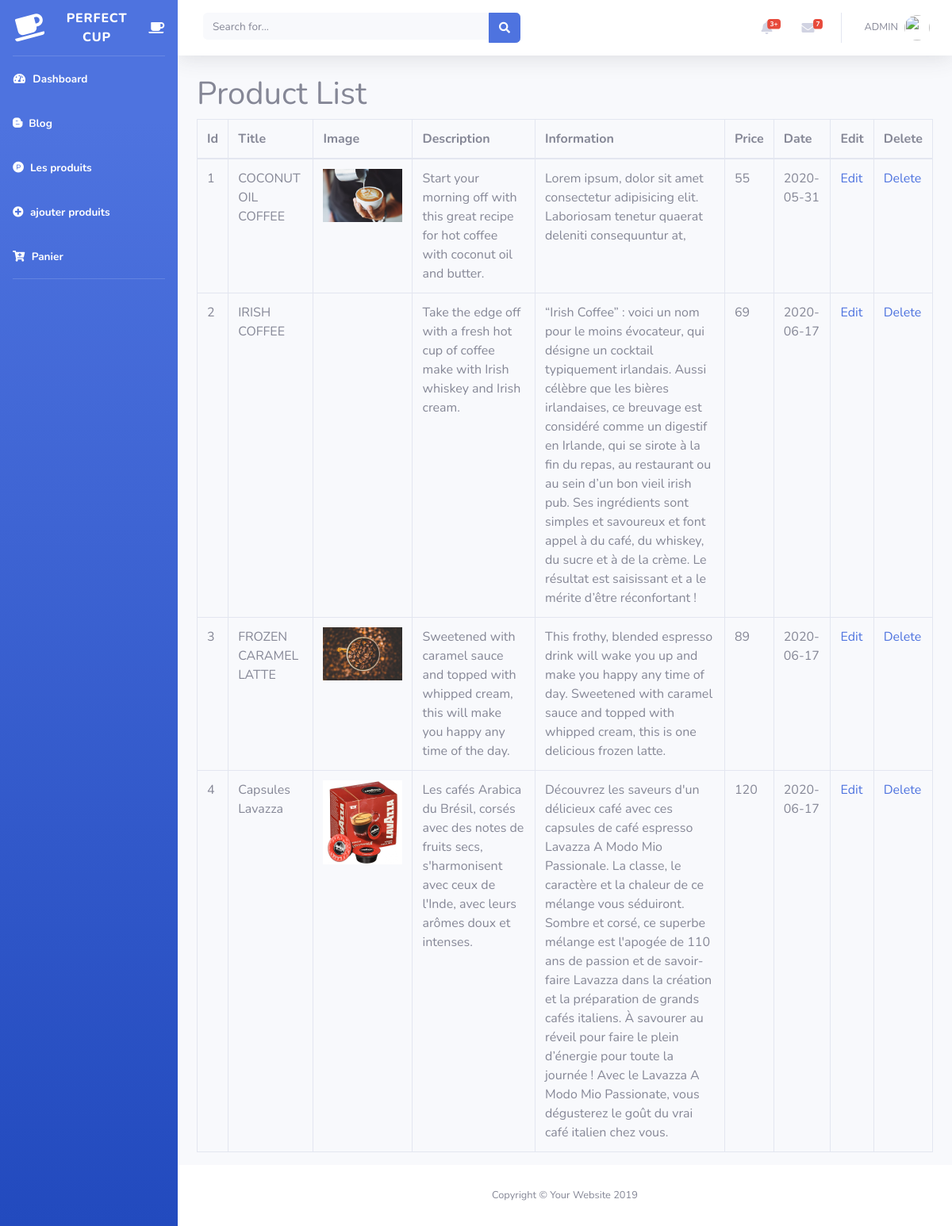
The app's page /admin/product.php with its own data.
### tables this page shows
CREATE TABLE `produits` (
  `product_id` int(3) NOT NULL,
  `product_title` varchar(255) NOT NULL,
  `product_image` text NOT NULL,
  `product_desc` text NOT NULL,
  `product_info` text NOT NULL,
  `product_price` int(3) NOT NULL,
  `product_date` date NOT NULL DEFAULT current_timestamp()
);

### admin/product.php (the view, shortened to what this page needs)
<?php include "header.php" ?>
<?php include "navbar.php" ?>
<?php include "connect.php" ?>
            <div class="container-fluid">
                <div class="row">
                    <div class="col-lg-12">
                        <h1 class="page-header">
                            Product List
                        </h1>
                    </div>
                </div>
                <table class="table table-bordered table-hover">
                <thead>
                    <tr>
                        <th>Id</th>
                        <th>Title</th>
                        <th>Image</th>
                        <th>Description</th>
                        <th>Information</th>
                        <th>Price</th>
                        <th>Date</th>
                        <th>Edit</th>
                        <th>Delete</th>
                    </tr>
                </thead>
                      <tbody>
                      <?php
                            $query = "SELECT * FROM produits";
                            $load_products_query = mysqli_query($connection,$query);
                            while ($row = mysqli_fetch_array($load_products_query)) {
                                $product_id = $row['product_id'];
                                $product_title = $row['product_title'];
                                $product_image = $row['product_image'];
                                $product_desc = $row['product_desc'];
                                $product_info = $row['product_info'];
                                $product_price = $row['product_price'];
                                $product_date = $row['product_date'];
                                echo "<tr>";
                                echo "<td>$product_id</td>";
                                echo "<td>$product_title</td>";
                                echo "<td><img class= 'img-responsive' src='../img/$product_image' alt=''></td>";
                                echo "<td>$product_desc</td>";
                                echo "<td>$product_info</td>";
                                echo "<td>$product_price</td>";
                                echo "<td>$product_date</td>";
                                echo "<td> <a href='edit_product.php?edit=$product_id'>Edit</a></td>";
                                echo "<td><a href='products.php?delete=$product_id'>Delete</a></td>";
                                echo "</tr>";
                            }
                        ?>
                      </tbody>
            </table>
            </div>
            <?php include "footer.php" ?>

### admin/header.php (shortened to what this page needs)
<!DOCTYPE html>
<html lang="en">
<head>
  <link href="vendor/fontawesome-free/css/all.min.css" rel="stylesheet" type="text/css">
  <link href="css/sb-admin-22.css" rel="stylesheet">
</head>
<body id="page-top">
  <div id="wrapper">

### admin/navbar.php (shortened to what this page needs)
   <ul class="navbar-nav bg-gradient-primary sidebar sidebar-dark accordion" id="accordionSidebar">
<a class="sidebar-brand d-flex align-items-center justify-content-center" href="index.php">
  <div class="sidebar-brand-icon rotate-n-15">
  <i class="fas fa-coffee"></i>
  </div>
  <div class="sidebar-brand-text mx-3">Perfect cup </div>
  <i class="fas fa-coffee"></i>
</a>
<hr class="sidebar-divider my-0">
<li class="nav-item active">
  <a class="nav-link" href="index.php">
    <i class="fas fa-fw fa-tachometer-alt"></i>
    <span>Dashboard</span></a>
</li>
<li class="nav-item active">
  <a class="nav-link" href="../blog.php">
  <i class="fab fa-blogger-b"></i>
      <span>Blog</span></a>
</li>
<li class="nav-item active">
<a class="nav-link" href="product.php">
<i class="fab fa-product-hunt"></i>
      <span>Les produits</span></a>
</li>
<li class="nav-item active">
<a class="nav-link" href="ajouter_product.php">
<i class="fas fa-plus-circle"></i>
      <span>ajouter produits</span></a>
</li>
<li class="nav-item active">
<a class="nav-link" href="panier.php">
<i class="fas fa-cart-plus"></i>
      <span>Panier</span></a>
</li>
<hr class="sidebar-divider">
</ul>
    <div id="content-wrapper" class="d-flex flex-column">
      <div id="content">
        <nav class="navbar navbar-expand navbar-light bg-white topbar mb-4 static-top shadow">
          <form class="d-none d-sm-inline-block form-inline mr-auto ml-md-3 my-2 my-md-0 mw-100 navbar-search">
            <div class="input-group">
              <input type="text" class="form-control bg-light border-0 small" placeholder="Search for..." aria-label="Search" aria-describedby="basic-addon2">
              <div class="input-group-append">
                <button class="btn btn-primary" type="button">
                  <i class="fas fa-search fa-sm"></i>
                </button>
              </div>
            </div>
          </form>
          <ul class="navbar-nav ml-auto">
            <li class="nav-item dropdown no-arrow mx-1">
              <a class="nav-link dropdown-toggle" href="#" id="alertsDropdown" role="button" data-toggle="dropdown" aria-haspopup="true" aria-expanded="false">
                <i class="fas fa-bell fa-fw"></i>
                <span class="badge badge-danger badge-counter">3+</span>
              </a>
            </li>
            <li class="nav-item dropdown no-arrow mx-1">
              <a class="nav-link dropdown-toggle" href="#" id="messagesDropdown" role="button" data-toggle="dropdown" aria-haspopup="true" aria-expanded="false">
                <i class="fas fa-envelope fa-fw"></i>
                <span class="badge badge-danger badge-counter">7</span>
              </a>
            </li>
            <li class="nav-item dropdown no-arrow">
              <a class="nav-link dropdown-toggle" href="#" id="userDropdown" role="button" data-toggle="dropdown" aria-haspopup="true" aria-expanded="false">
                <span class="mr-2 d-none d-lg-inline text-gray-600 small">
               ADMIN
                </span>
                <img class="img-profile rounded-circle" src="https://source.unsplash.com/QAB-WJcbgJk/60x60">
              </a>
            </li>
          </ul>
        </nav>

### admin/footer.php
      <footer class="sticky-footer bg-white">
        <div class="container my-auto">
          <div class="copyright text-center my-auto">
            <span>Copyright &copy; Your Website 2019</span>
          </div>
        </div>
      </footer>
      </div>
      </div>
    </div>
</body>
</html>

### admin/product.php (style rules this page uses)
img { width:100px }

### records on screen
produits: product_id "1", product_title "COCONUT OIL COFFEE", product_image (picture), product_desc "Start your morning off with this great recipe for hot coffee with coconut oil and butter.", product_info "Lorem ipsum, dolor sit amet consectetur adipisicing elit. Laboriosam tenetur quaerat deleniti consequuntur at,", product_price "55", product_date "2020-05-31"
produits: product_id "2", product_title "IRISH COFFEE", product_desc "Take the edge off with a fresh hot cup of coffee make with Irish whiskey and Irish cream.", product_info "“Irish Coffee” : voici un nom pour le moins évocateur, qui désigne un cocktail typiquement irlandais. Aussi célèbre que les bières irlandaises, ce breuvage est considéré comme un digestif en Irlande, qui se sirote à la fin du repas, au restaurant ou au sein d’un bon vieil irish pub. Ses ingrédients sont simples et savoureux et font appel à du café, du whiskey, du sucre et à de la crème. Le résultat est saisissant et a le mérite d’être réconfortant !", product_price "69", product_date "2020-06-17"
produits: product_id "3", product_title "FROZEN CARAMEL LATTE", product_image (picture), product_desc "Sweetened with caramel sauce and topped with whipped cream, this will make you happy any time of the day.", product_info "This frothy, blended espresso drink will wake you up and make you happy any time of day. Sweetened with caramel sauce and topped with whipped cream, this is one delicious frozen latte.", product_price "89", product_date "2020-06-17"
produits: product_id "4", product_title "Capsules Lavazza", product_image (picture), product_desc "Les cafés Arabica du Brésil, corsés avec des notes de fruits secs, s'harmonisent avec ceux de l'Inde, avec leurs arômes doux et intenses.", product_info "Découvrez les saveurs d'un délicieux café avec ces capsules de café espresso Lavazza A Modo Mio Passionale. La classe, le caractère et la chaleur de ce mélange vous séduiront. Sombre et corsé, ce superbe mélange est l'apogée de 110 ans de passion et de savoir-faire Lavazza dans la création et la préparation de grands cafés italiens. À savourer au réveil pour faire le plein d’énergie pour toute la journée ! Avec le Lavazza A Modo Mio Passionate, vous dégusterez le goût du vrai café italien chez vous.", product_price "120", product_date "2020-06-17"
